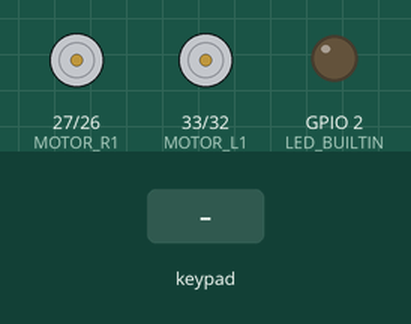
Bench run of a sketch on a simulated ESP32. Parts: motor-driver pin pairs drawn as motors (green arrow = first pin HIGH = forward, orange = second pin HIGH = backward, longer = more drive), output pins drawn as LEDs (lit = HIGH). The inputs (shaded band) are chosen by the test bench.

Above: at 1.2 s.
1.3 s: key 'U' pressed
At 1.5 s:
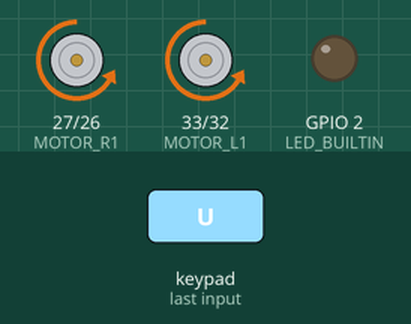
3.2 s: key 'D' pressed
At 3.4 s:
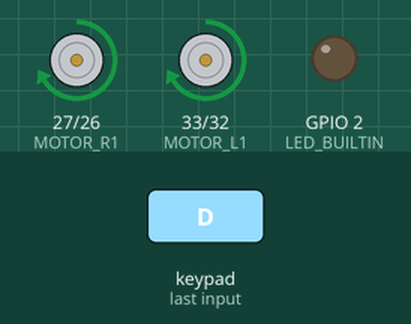
5.1 s: key 'L' pressed
At 5.3 s:
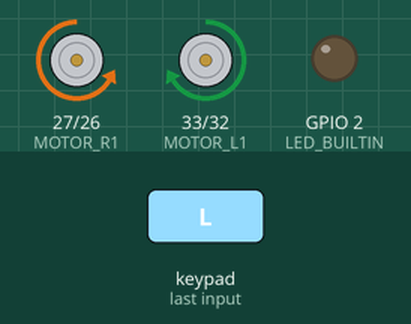
7.0 s: key 'R' pressed
At 7.2 s:
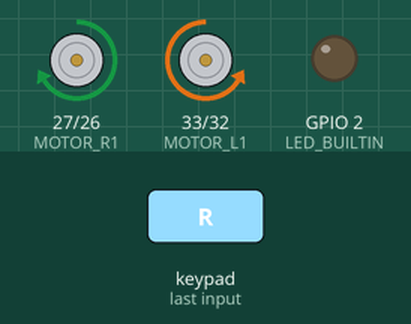
Timing chart, 0 to 9.9 s (numbered marks = the images above; inputs shaded):
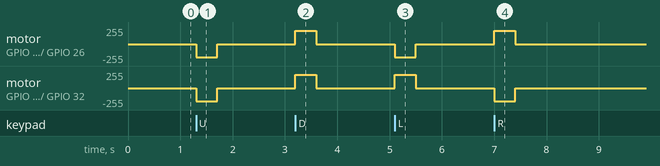

The sketch:

BTController_ans.ino
```cpp
/************************************************************
 * 目標: 使用Gamepad Module控制馬達前後左右旋轉
 *
 * 動作拆解:
 * 1. 加入左轉&右轉函式
 * 2. 控制何時左轉及右轉
 ************************************************************/
// 引入函式庫
#include <DabbleESP32.h>               // 1. 引入Dabble函式庫

// 參數
#define LED_BUILTIN 2
#define MOTOR_R1 27                    // 右邊馬達的針腳
#define MOTOR_R2 26
#define MOTOR_L1 33                    // 左邊馬達的針腳
#define MOTOR_L2 32

// 設定函式，只會執行一次
void setup(){
  pinMode(LED_BUILTIN, OUTPUT);
  pinMode(MOTOR_R1, OUTPUT);           // 馬達設為輸出模式
  pinMode(MOTOR_R2, OUTPUT);
  pinMode(MOTOR_L1, OUTPUT);
  pinMode(MOTOR_L2, OUTPUT);
  Dabble.begin("Bluetooth_Name");      // 2. 初始化藍芽溝通
}

// 迴圈函式，會不斷重複執行
void loop(){
  Dabble.processInput();               // 3. 接收藍芽資料
  if(GamePad.isUpPressed()){
    goAhead();
  } else if (GamePad.isDownPressed()){
    goBack();
  } else if (GamePad.isLeftPressed()){
    goLeft();
  } else if (GamePad.isRightPressed()){
    goRight();
  } else {
    goStop();
  }
}

// 前進函式
void goAhead(){
  analogWrite(MOTOR_R1, 0);
  analogWrite(MOTOR_R2, 200);
  analogWrite(MOTOR_L1, 0);
  analogWrite(MOTOR_L2, 200);
}

// 後退函式
void goBack(){
  analogWrite(MOTOR_R1, 200);
  analogWrite(MOTOR_R2, 0);
  analogWrite(MOTOR_L1, 200);
  analogWrite(MOTOR_L2, 0);
}

// 左轉函式，左馬達後退，右馬達前進
void goLeft(){
  analogWrite(MOTOR_R1, 0);
  analogWrite(MOTOR_R2, 200);
  analogWrite(MOTOR_L1, 200);
  analogWrite(MOTOR_L2, 0);
}

// 右轉函式，左馬達前進，右馬達後退
void goRight(){
  analogWrite(MOTOR_R1, 200);
  analogWrite(MOTOR_R2, 0);
  analogWrite(MOTOR_L1, 0);
  analogWrite(MOTOR_L2, 200);
}

// 停止函式
void goStop(){
  analogWrite(MOTOR_R1, 0);
  analogWrite(MOTOR_R2, 0);
  analogWrite(MOTOR_L1, 0);
  analogWrite(MOTOR_L2, 0);
}
```

Measured:
- after the input at 1.3 s, motor on GPIO 27 (MOTOR_R1) / GPIO 26 (MOTOR_R2), motor on GPIO 33 (MOTOR_L1) / GPIO 32 (MOTOR_L2): stopped → backward 200/255 at once, → stopped 0.40 s later
- after the input at 3.2 s, motor on GPIO 27 (MOTOR_R1) / GPIO 26 (MOTOR_R2), motor on GPIO 33 (MOTOR_L1) / GPIO 32 (MOTOR_L2): stopped → forward 200/255 at once, → stopped 0.40 s later
- after the input at 5.1 s, motor on GPIO 27 (MOTOR_R1) / GPIO 26 (MOTOR_R2): stopped → backward 200/255 at once, → stopped 0.40 s later; motor on GPIO 33 (MOTOR_L1) / GPIO 32 (MOTOR_L2): stopped → forward 200/255 at once, → stopped 0.40 s later
- after the input at 7.0 s, motor on GPIO 27 (MOTOR_R1) / GPIO 26 (MOTOR_R2): stopped → forward 200/255 at once, → stopped 0.40 s later; motor on GPIO 33 (MOTOR_L1) / GPIO 32 (MOTOR_L2): stopped → backward 200/255 at once, → stopped 0.40 s later
